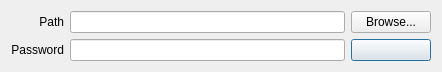
<?xml version="1.0" encoding="UTF-8"?>
<ui version="4.0">
 <class>ChooseContainerDialog</class>
 <widget class="QDialog" name="ChooseContainerDialog">
  <property name="geometry">
   <rect>
    <x>0</x>
    <y>0</y>
    <width>442</width>
    <height>70</height>
   </rect>
  </property>
  <property name="windowTitle">
   <string>ChooseContainerDialog</string>
  </property>
  <layout class="QGridLayout" name="gridLayout">
   <property name="sizeConstraint">
    <enum>QLayout::SetMinimumSize</enum>
   </property>
   <item row="1" column="2">
    <widget class="QPushButton" name="btnProceed">
     <property name="text">
      <string/>
     </property>
    </widget>
   </item>
   <item row="0" column="1">
    <widget class="QLineEdit" name="txtPath"/>
   </item>
   <item row="0" column="2">
    <widget class="QPushButton" name="btnBrowse">
     <property name="text">
      <string>Browse...</string>
     </property>
    </widget>
   </item>
   <item row="1" column="1">
    <widget class="QLineEdit" name="txtPassword">
     <property name="echoMode">
      <enum>QLineEdit::Password</enum>
     </property>
    </widget>
   </item>
   <item row="0" column="0">
    <widget class="QLabel" name="lblPath">
     <property name="text">
      <string>Path</string>
     </property>
     <property name="alignment">
      <set>Qt::AlignRight|Qt::AlignTrailing|Qt::AlignVCenter</set>
     </property>
    </widget>
   </item>
   <item row="1" column="0">
    <widget class="QLabel" name="lblPassword">
     <property name="text">
      <string>Password</string>
     </property>
     <property name="alignment">
      <set>Qt::AlignRight|Qt::AlignTrailing|Qt::AlignVCenter</set>
     </property>
    </widget>
   </item>
  </layout>
 </widget>
 <resources/>
 <connections/>
</ui>
